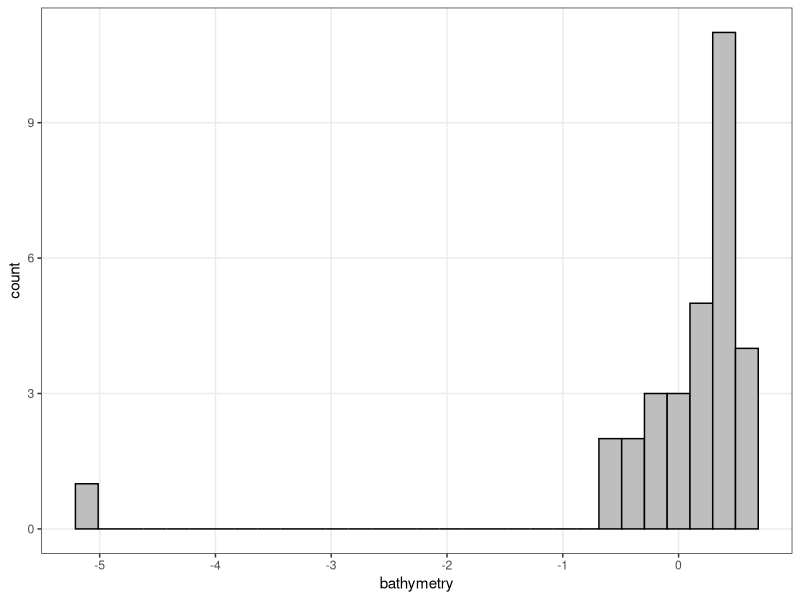
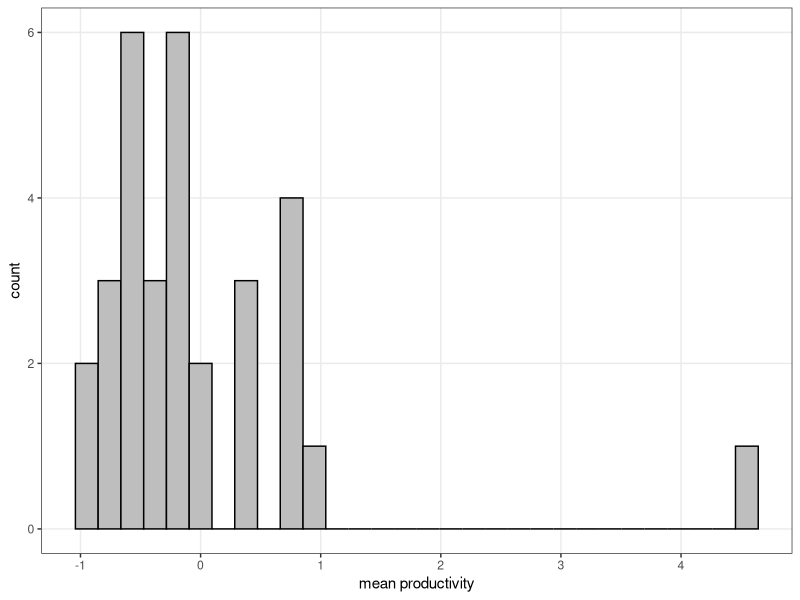
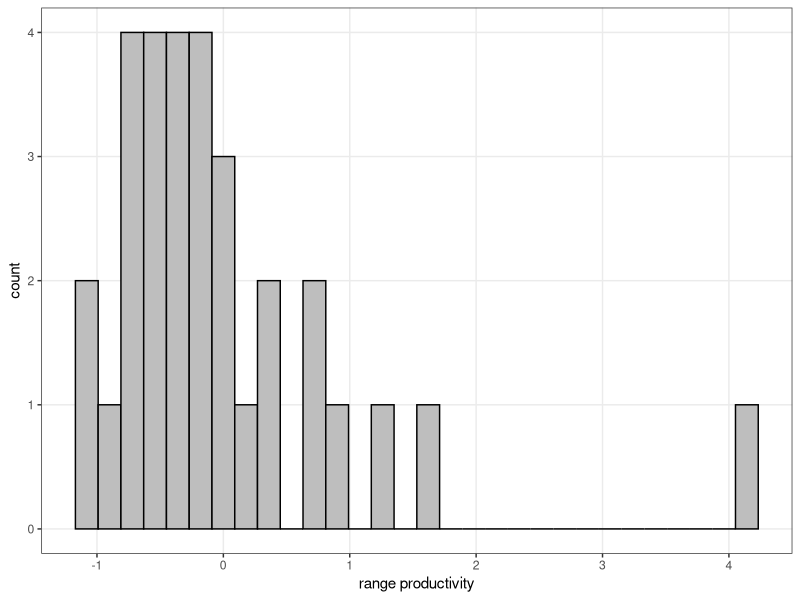
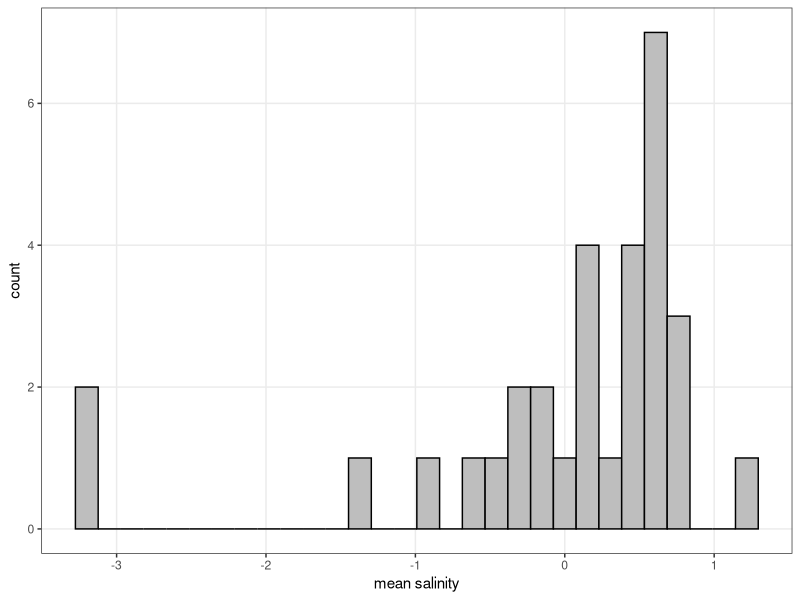
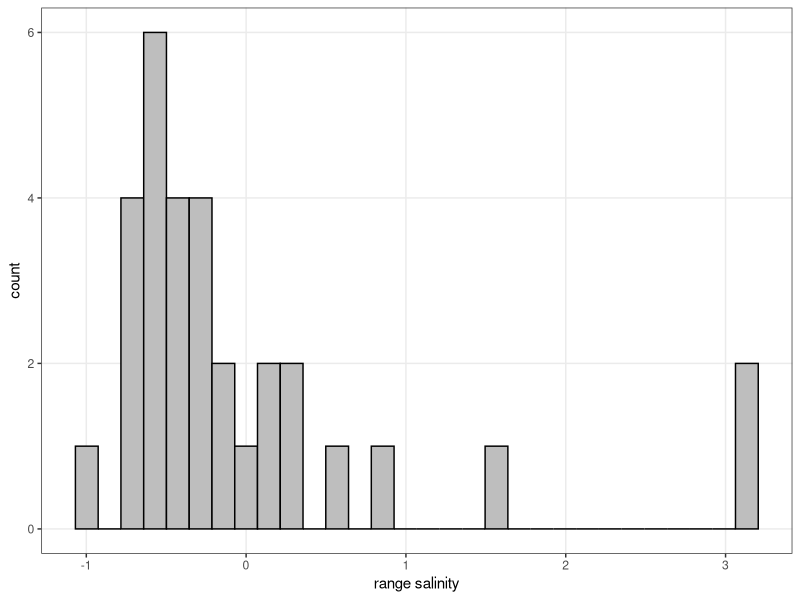
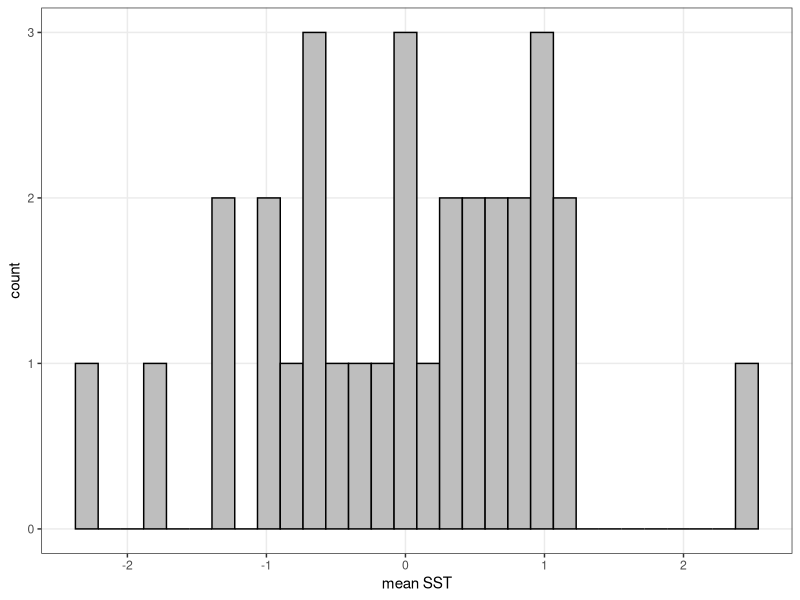
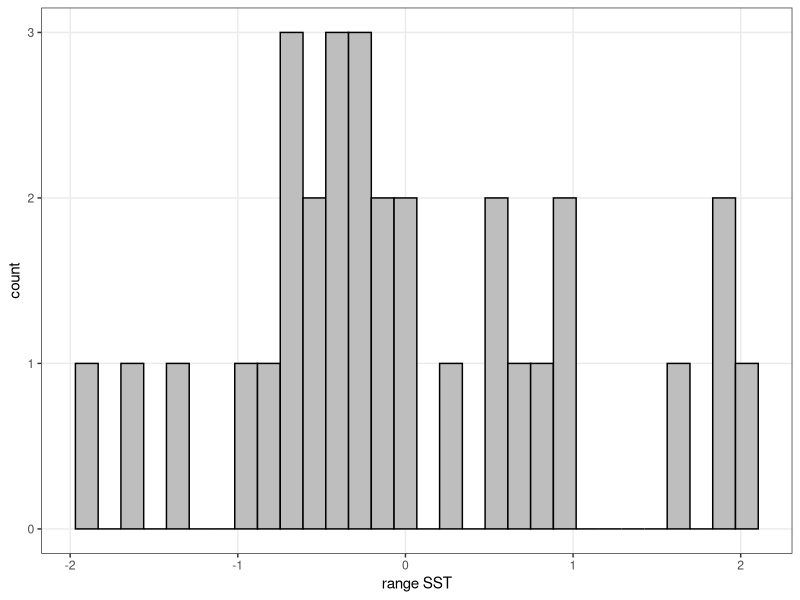

Source code (R) for these figures, in order:
library(vegan)
library(gridExtra)
library(tidyverse)

env <- read.csv("Output/EnvMatrix.csv", row.names=1, header=T)
env.atl <- env[!(row.names(env) %in% c("Laz","Tar","Sar","Ale","The","Tor","Sky")),]

env.atl.norm <- as.data.frame(scale(env.atl, scale=T, center=T))

VIF_analysis <- function(x){
	x <- as.data.frame(x)

	varname <- vector()
	Rsquared <- vector()
	VIF <- vector()

	for(i in 1:ncol(x)){
		varname <- c(varname, colnames(x)[i])
		mod <- lm(data=x[,-i], x[,i]~.)

		R2 <- summary(mod)$r.squared
		Rsquared <- c(Rsquared,R2)

		VIF <- c(VIF,1/(1-R2))
	}
	output <- data.frame(variable=varname, Rsquared=Rsquared, VIF=VIF)
}

VIF <- VIF_analysis(env.atl.norm)
print(VIF)


p_SST_m <- ggplot(env.atl.norm,aes(x=SST_mean)) + geom_histogram(col='black',fill='grey') + theme_bw() +
	theme(panel.grid.minor = element_blank()) + xlab("mean SST") 
p_SST_r <- ggplot(env.atl.norm,aes(x=SST_range)) + geom_histogram(col='black',fill='grey') + theme_bw() +
	theme(panel.grid.minor = element_blank()) + xlab("range SST") 

p_SAL_m <- ggplot(env.atl.norm,aes(x=SAL_mean)) + geom_histogram(col='black',fill='grey') + theme_bw() +
	theme(panel.grid.minor = element_blank()) + xlab("mean salinity") 
p_SAL_r <- ggplot(env.atl.norm,aes(x=SAL_range)) + geom_histogram(col='black',fill='grey') + theme_bw() +
	theme(panel.grid.minor = element_blank()) + xlab("range salinity") 

p_VEL_m <- ggplot(env.atl.norm,aes(x=VEL_mean)) + geom_histogram(col='black',fill='grey') + theme_bw() +
	theme(panel.grid.minor = element_blank()) + xlab("mean current velocity") 

p_PP_m <- ggplot(env.atl.norm,aes(x=PP_mean)) + geom_histogram(col='black',fill='grey') + theme_bw() +
	theme(panel.grid.minor = element_blank()) + xlab("mean productivity") 
p_PP_r <- ggplot(env.atl.norm,aes(x=PP_range)) + geom_histogram(col='black',fill='grey') + theme_bw() +
	theme(panel.grid.minor = element_blank()) + xlab("range productivity") 

p_BAT <- ggplot(env.atl.norm,aes(x=bathy)) + geom_histogram(col='black',fill='grey') + theme_bw() +
	theme(panel.grid.minor = element_blank()) + xlab("bathymetry") 

g <- arrangeGrob(p_SST_m, p_SST_r, p_SAL_m, p_SAL_r, p_VEL_m, p_PP_m, p_PP_r, p_BAT,ncol=4)

g %>% ggsave("normality.png",.,device='png',width=40,height=20,units='cm')



